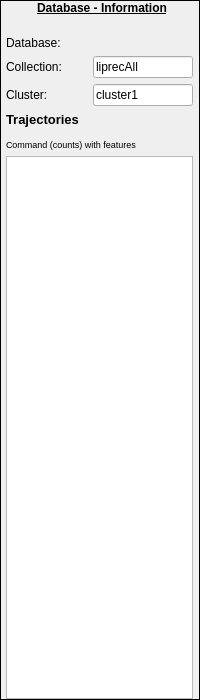
        <widget class="QGroupBox" name="groupBox_10">
         <property name="minimumSize">
          <size>
           <width>190</width>
           <height>700</height>
          </size>
         </property>
         <property name="font">
          <font>
           <weight>75</weight>
           <italic>false</italic>
           <bold>true</bold>
           <underline>true</underline>
          </font>
         </property>
         <property name="styleSheet">
          <string notr="true">QGroupBox{ 
    border: 1px solid black; 
	font-weight: bold;
 } 

QGroupBox::title{ 
	background-color: transparent;
    subcontrol-position: top center;
    padding: 1px;
} </string>
         </property>
         <property name="title">
          <string>Database - Information</string>
         </property>
         <property name="flat">
          <bool>false</bool>
         </property>
         <property name="checkable">
          <bool>false</bool>
         </property>
         <layout class="QGridLayout" name="gridLayout_22">
          <property name="leftMargin">
           <number>4</number>
          </property>
          <property name="topMargin">
           <number>35</number>
          </property>
          <property name="rightMargin">
           <number>4</number>
          </property>
          <property name="bottomMargin">
           <number>0</number>
          </property>
          <item row="0" column="0">
           <widget class="QLabel" name="label">
            <property name="maximumSize">
             <size>
              <width>80</width>
              <height>16777215</height>
             </size>
            </property>
            <property name="text">
             <string>Database:</string>
            </property>
           </widget>
          </item>
          <item row="0" column="1">
           <widget class="QLabel" name="lblDbName">
            <property name="text">
             <string/>
            </property>
           </widget>
          </item>
          <item row="4" column="0" colspan="2">
           <widget class="QLabel" name="label_2">
            <property name="text">
             <string>&lt;html&gt;&lt;head/&gt;&lt;body&gt;&lt;p&gt;&lt;span style=&quot; font-size:10pt; font-weight:600;&quot;&gt;Trajectories&lt;/span&gt;&lt;/p&gt;&lt;p&gt;&lt;span style=&quot; font-size:7pt;&quot;&gt;Command (counts) with features&lt;/span&gt;&lt;/p&gt;&lt;/body&gt;&lt;/html&gt;</string>
            </property>
           </widget>
          </item>
          <item row="5" column="0" colspan="2">
           <widget class="QFrame" name="frame_10">
            <property name="frameShape">
             <enum>QFrame::StyledPanel</enum>
            </property>
            <property name="frameShadow">
             <enum>QFrame::Sunken</enum>
            </property>
            <layout class="QGridLayout" name="gridLayout_21">
             <property name="leftMargin">
              <number>0</number>
             </property>
             <property name="topMargin">
              <number>0</number>
             </property>
             <property name="rightMargin">
              <number>0</number>
             </property>
             <property name="bottomMargin">
              <number>0</number>
             </property>
             <property name="spacing">
              <number>0</number>
             </property>
             <item row="0" column="0" colspan="2">
              <widget class="QListWidget" name="lwTrajectoriesInfo">
               <property name="styleSheet">
                <string notr="true"/>
               </property>
               <property name="frameShape">
                <enum>QFrame::NoFrame</enum>
               </property>
               <property name="frameShadow">
                <enum>QFrame::Sunken</enum>
               </property>
               <property name="lineWidth">
                <number>0</number>
               </property>
               <property name="horizontalScrollBarPolicy">
                <enum>Qt::ScrollBarAlwaysOff</enum>
               </property>
               <property name="wordWrap">
                <bool>false</bool>
               </property>
              </widget>
             </item>
            </layout>
           </widget>
          </item>
          <item row="1" column="0">
           <widget class="QLabel" name="label_20">
            <property name="maximumSize">
             <size>
              <width>80</width>
              <height>16777215</height>
             </size>
            </property>
            <property name="text">
             <string>Collection:</string>
            </property>
           </widget>
          </item>
          <item row="1" column="1">
           <widget class="QLineEdit" name="leCollection">
            <property name="maximumSize">
             <size>
              <width>100</width>
              <height>16777215</height>
             </size>
            </property>
            <property name="text">
             <string>liprecAll</string>
            </property>
           </widget>
          </item>
          <item row="2" column="1">
           <widget class="QLineEdit" name="leClusterCollection">
            <property name="maximumSize">
             <size>
              <width>100</width>
              <height>16777215</height>
             </size>
            </property>
            <property name="text">
             <string>cluster1</string>
            </property>
           </widget>
          </item>
          <item row="2" column="0">
           <widget class="QLabel" name="label_22">
            <property name="maximumSize">
             <size>
              <width>80</width>
              <height>16777215</height>
             </size>
            </property>
            <property name="text">
             <string>Cluster:</string>
            </property>
           </widget>
          </item>
         </layout>
        </widget>
